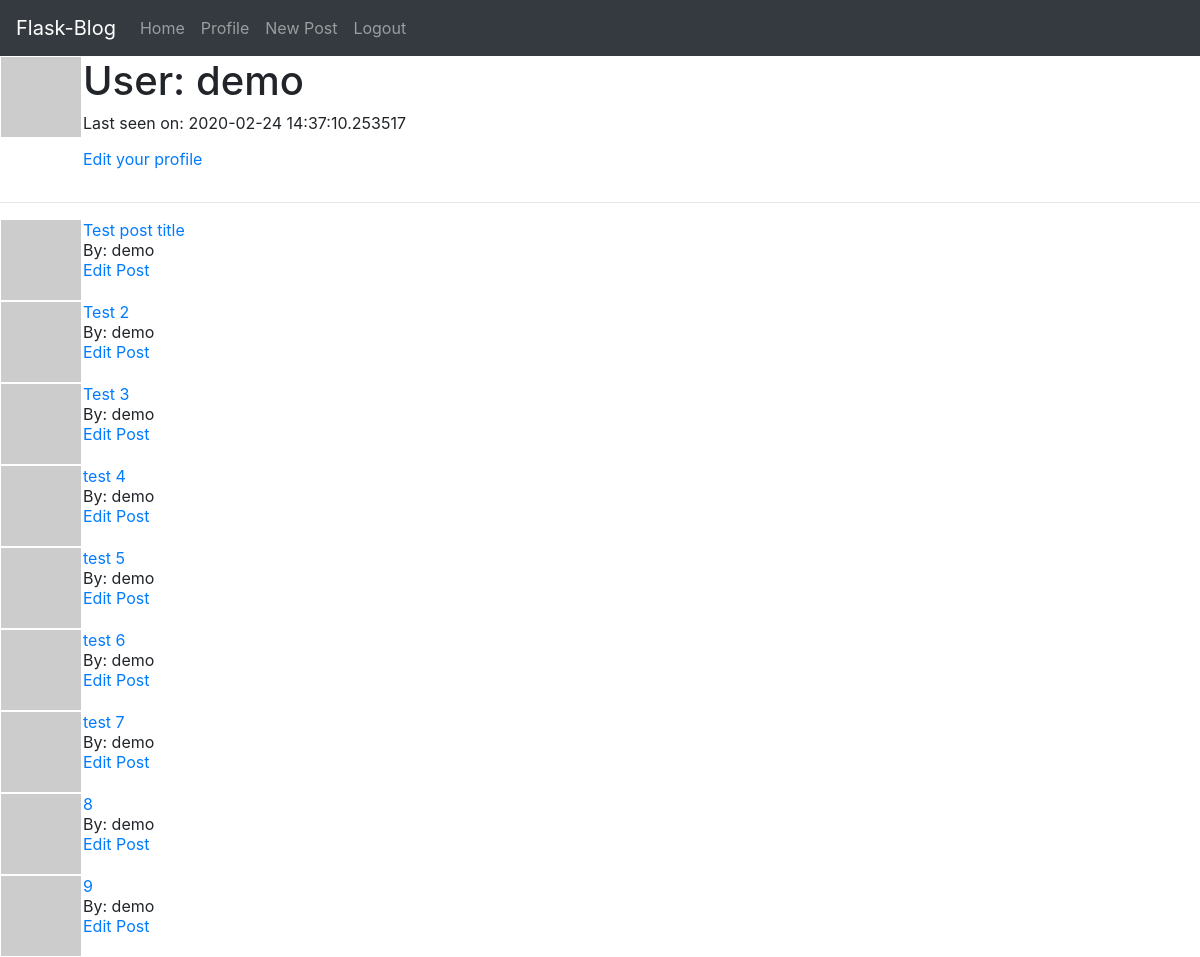
The app's page /user/demo (signed in), older data.
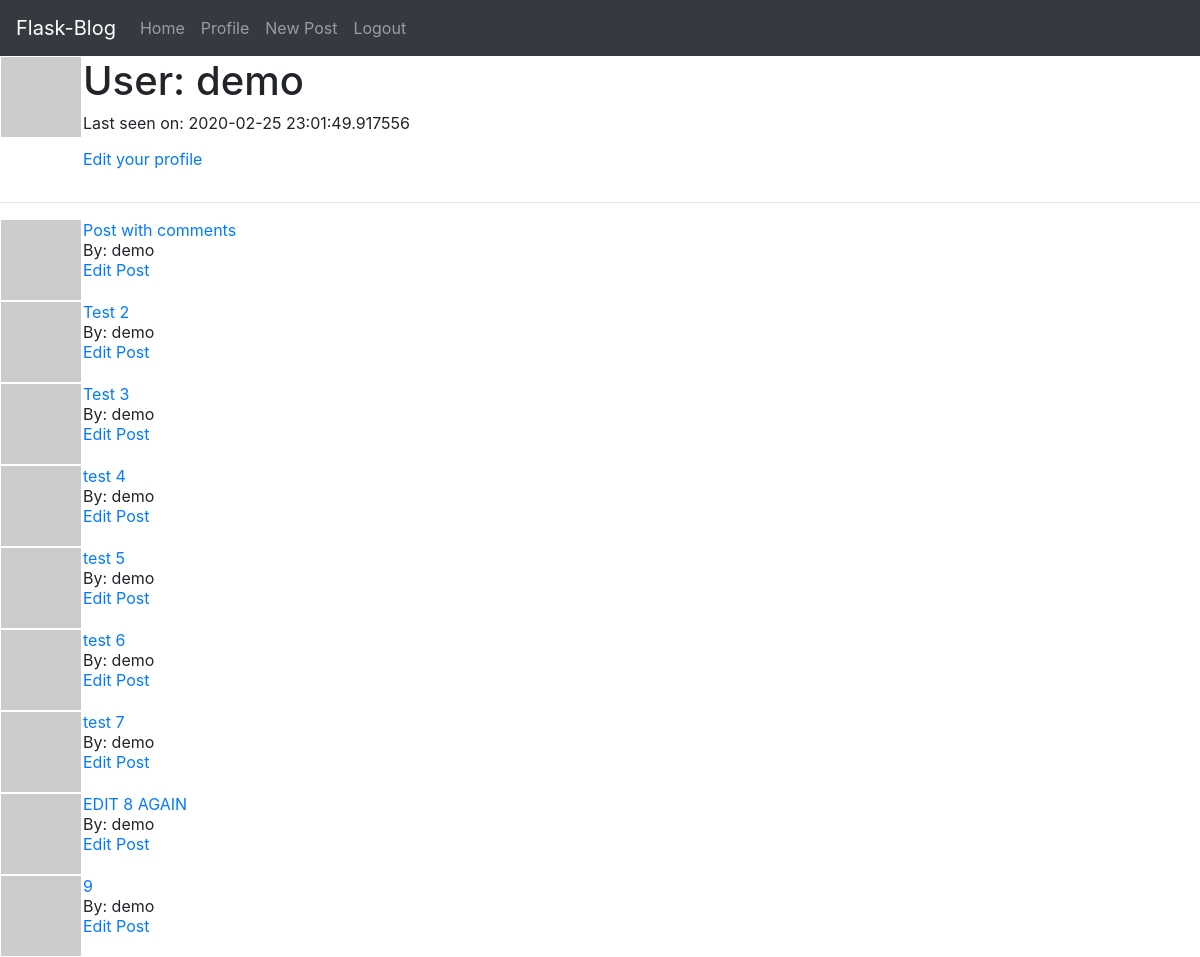
The same page, newer data.
### app/models.py (models this page shows, shortened)
class User(UserMixin, db.Model):  # Table to hold the user data
    id = db.Column(db.Integer, primary_key=True)
    username = db.Column(db.String(64), index=True, unique=True)
    email = db.Column(db.String(120), index=True, unique=True)
    password_hash = db.Column(db.String(128))
    posts = db.relationship('Post', backref='author', lazy='dynamic')
    about_me = db.Column(db.String(140))
    last_seen = db.Column(db.DateTime, default=datetime.utcnow)
    def avatar(self, size):
        digest = md5(self.email.lower().encode('utf-8')).hexdigest()
        return 'https://www.gravatar.com/avatar/{}?d=identicon&s={}'.format(digest, size)

class Post(db.Model):  # Table to hold the blog posts written by users
    id = db.Column(db.Integer, primary_key=True)
    title = db.Column(db.String(140))
    subtitle = db.Column(db.String(140))
    body = db.Column(db.String(1500))
    timestamp = db.Column(db.DateTime, index=True, default=datetime.utcnow)
    user_id = db.Column(db.Integer, db.ForeignKey('user.id'))

### app/routes.py (the view)
@app.route('/user/<username>')
@login_required
def user(username):
    user = User.query.filter_by(username=username).first_or_404()
    posts = Post.query.filter_by(user_id=user.id).all()
    return render_template('user.html', user=user, posts=posts)

### app/models.py (called while the page is built)
@login.user_loader
def load_user(id):
    return User.query.get(int(id))

### app/routes.py (called while the page is built)
@app.before_request  # Function is executed before the view function
def before_request():
    if current_user.is_authenticated:
        current_user.last_seen = datetime.utcnow()  # update the last_seen variable
        db.session.commit()

### app/templates/user.html (shortened to what this page needs)
{% extends "base.html" %}
{% block content %}
<table>
    <tr valign="top">
        <td><img src="{{ user.avatar(128) }}"></td>
        <td>
            <h1>User: {{ user.username }}</h1>
            {% if user.last_seen %} <p>Last seen on: {{ user.last_seen }}</p> {% endif %}
            {% if user == current_user %}
            <p><a href="{{ url_for('edit_profile') }}">Edit your profile</a></p>
            {% endif %}
        </td>
    </tr>
</table>
<hr>
{% for post in posts %}
{% include "_post.html" %}
{% endfor %}
{% endblock %}

### app/templates/base.html (shortened to what this page needs)
<html>
<head>
    <link rel="stylesheet" href="https://stackpath.bootstrapcdn.com/bootstrap/4.3.1/css/bootstrap.min.css"/>
    <link rel="stylesheet" href="https://maxcdn.bootstrapcdn.com/bootstrap/4.3.1/css/bootstrap.min.css" />
</head>
<body>
    <header>
        <nav class="navbar navbar-expand-sm bg-dark navbar-dark">
            <a class="navbar-brand" href="{{ url_for('index') }}">Flask-Blog</a>
            <div class="collapse navbar-collapse" id="collapsibleNavbar">
                <ul class="navbar-nav">
                    <li class="nav-item">
                        <a class="nav-link" href="{{ url_for('index') }}">Home</a>
                    </li>
                    {% if current_user.is_anonymous %}
                    <li class="nav-item">
                        <a class="nav-link" href="{{ url_for('login') }}">Login</a>
                    </li>
                    {% else %}
                    <li class="nav-item">
                        <a class="nav-link" href="{{ url_for('user', username=current_user.username) }}">Profile</a>
                    </li>
                    <li class="nav-item">
                        <a class="nav-link" href="{{ url_for('new_post') }}">New Post</a>
                    </li>
                    <li class="nav-item">
                        <a class="nav-link" href="{{ url_for('logout') }}">Logout</a>
                    </li>
                    {% endif %}
                </ul>
            </div>
        </nav>
    </header>
    <div class="">
        {% block content %}{% endblock %}
    </div>
</body>
</html>

### app/templates/_post.html
<table>
    <tr valign="top">
        <td><img src="{{ post.author.avatar(64) }}"></td>
        <td>
            <a href="{{ url_for('post', post_id=post.id) }}">{{ post.title }}</a><br>
            By: {{ post.author.username }} <br>
            {% if current_user.id == post.user_id %}
            <a href="{{ url_for('edit_post', post_id=post.id) }}">Edit Post</a>
            {% endif %}
        </td>
    </tr>
</table>

Row changes from the older to the newer data that the page shows:
changed User "demo": last_seen "2020-02-24 14:37:10.253517" → "2020-02-25 23:01:49.917556"
changed Post: title "Test post title" → "Post with comments"
changed Post: title "8" → "EDIT 8 AGAIN"
